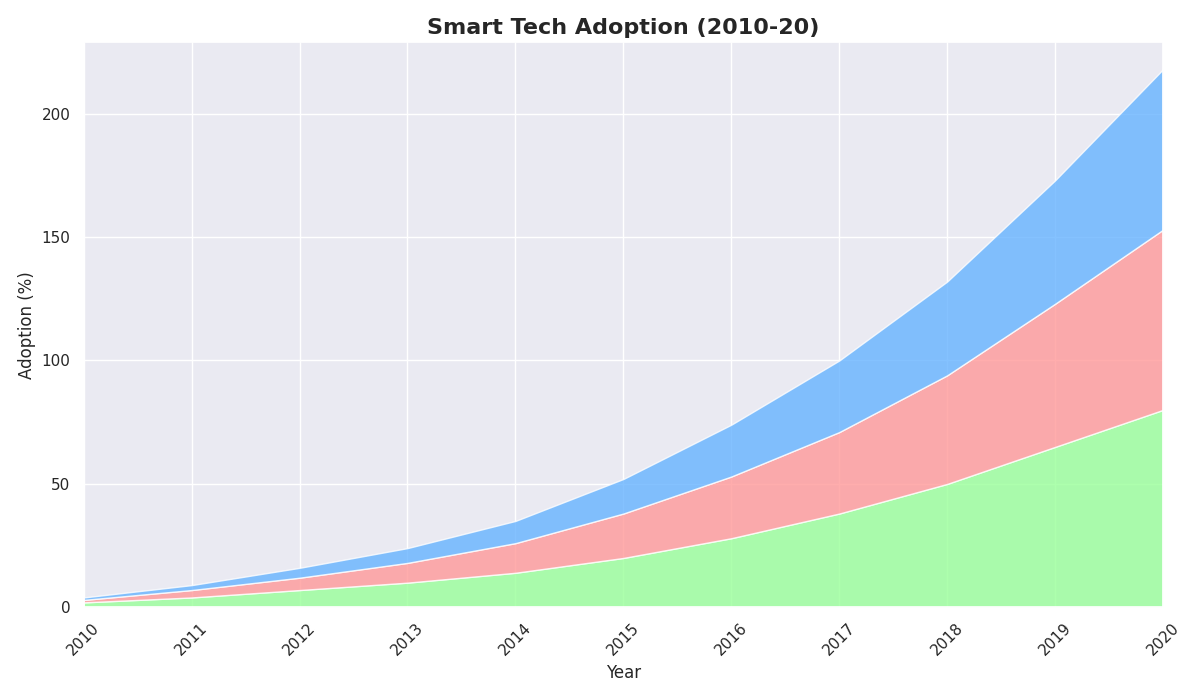

Python code for this plot:
import matplotlib.pyplot as plt
import numpy as np

years = np.arange(2010, 2021)

adoption_lights = [2, 4, 7, 10, 14, 20, 28, 38, 50, 65, 80]
adoption_thermostats = [1, 3, 5, 8, 12, 18, 25, 33, 44, 58, 73]
adoption_security = [1, 2, 4, 6, 9, 14, 21, 29, 38, 50, 65]

plt.figure(figsize=(12, 7))

plt.stackplot(years, adoption_lights, adoption_thermostats, adoption_security,
              colors=['#99FF99', '#FF9999', '#66B3FF'], alpha=0.8)

plt.title("Smart Tech Adoption (2010-20)", fontsize=16, fontweight='bold')
plt.xlabel("Year", fontsize=12)
plt.ylabel("Adoption (%)", fontsize=12)
plt.xlim(years[0], years[-1])
plt.xticks(years, rotation=45)

plt.tight_layout()
plt.show()
